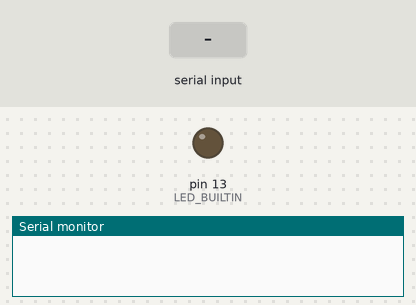
Simulated run of this sketch. Board: Arduino Uno, built with avr-gcc and run on an emulated ATmega328P. Shown: output pins drawn as LEDs (lit = HIGH), the last lines printed to the serial monitor. The inputs (shaded band) are chosen by the test bench.

Above: at 1.2 s.
1.3 s: "POWER\n" received over Serial
At 1.87 s:
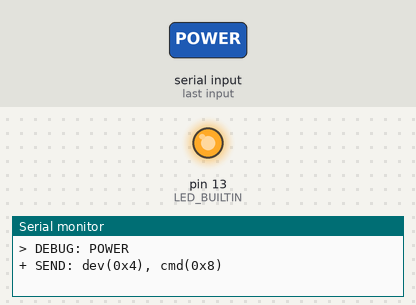
4.3 s: "CH_UP\n" received over Serial
7.3 s: "CH_DN\n" received over Serial
Timing chart, 0 to 10.3 s (numbered marks = the images above; inputs shaded):
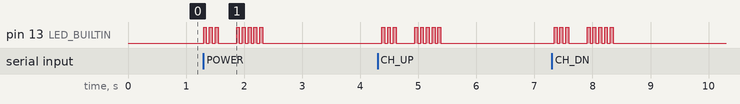

The sketch:

arduino.ino
```cpp
#include <Arduino.h>
#include <IRremote.h>

// Pin connected to the IR Transmitter for Signalling
const int IRTMIT_PIN = 3;

// NEC Transmission Protocol is used in this code
// Address and Commands are specific to the TV I used in this project. If used
// on any other type of TV, the necessary codes would need to be identified.

// Device Address
const uint16_t DEV_ADDRESS = 0x4;

// List of Commands
const uint8_t CMD_POWER = 0x8;
const uint8_t CMD_CH_UP = 0x0;
const uint8_t CMD_CH_DN = 0x1;
const uint8_t CMD_VL_UP = 0x2;
const uint8_t CMD_VL_DN = 0x3;
const uint8_t CMD_MUTE = 0x9;

const uint8_t CMD_MENU_L = 0x7;
const uint8_t CMD_MENU_R = 0x6;
const uint8_t CMD_MENU_U = 0x40;
const uint8_t CMD_MENU_D = 0x41;
const uint8_t CMD_MENU_OK = 0x44;

const uint8_t CMD_NAV_HOME = 0x92;
const uint8_t CMD_NAV_SRC = 0xB;
const uint8_t CMD_NAV_BACK = 0x47;
const uint8_t CMD_NAV_SUB = 0x43;

// Blink Function
// Uses LED flashes to visually debug the device
void blink(int q = 1)
{
  for (int i=0; i<q; i++)
  {
    digitalWrite(LED_BUILTIN, HIGH);
    delay(50);
    digitalWrite(LED_BUILTIN, LOW);
    delay(50);
  }

  // Ensures a short delay between each of the signal pulses
  delay(200);
}

// Consolidating all the code for sending IR commands
void sendIrSignal(uint8_t code)
{
  // Debug output, used to verify what commands are being sent
  Serial.print("+ SEND: dev(0x");
  Serial.print(DEV_ADDRESS, HEX);
  Serial.print("), cmd(0x");
  Serial.print(code, HEX);
  Serial.println(")");

  IrSender.sendNEC(DEV_ADDRESS, code, 0);

  // Any time a command is successfully identified and sent, the LED blinks 5 times
  blink(5);
}

void setup()
{
  pinMode(LED_BUILTIN, OUTPUT);

  Serial.begin(115200);
  Serial.println();
  IrSender.begin(IRTMIT_PIN, ENABLE_LED_FEEDBACK);
}

void loop()
{
  if (Serial.available())
  {
    // When any Serial input is detected, the LED flashes three times
    // If the LED only flashes three times, and the following five are not detected, the
    // command was received by the Arduino, but not sent to the IR Transmitter
    blink(3);

    // Sanatizes the command received from the Serial channel
    String input = Serial.readStringUntil('\n');
    input.toUpperCase();
    input.replace("\n\n","\n");
    input.replace("\r","");

    Serial.print("> DEBUG: ");
    Serial.println(input);

    // Okay, really this should've been a much cleaner structure, but it works. If anyone
    // else decides to use this, implement something cleaner.
    //
    // "Don't do what Donny Don't does"
    if (input == "POWER")
    {
      sendIrSignal(CMD_POWER);
    }
    else if (input == "CH_UP")
    {
      sendIrSignal(CMD_CH_UP);
    }
    else if (input == "CH_DN")
    {
      sendIrSignal(CMD_CH_DN);
    }
    else if (input == "VL_UP")
    {
      sendIrSignal(CMD_VL_UP);
    }
    else if (input == "VL_DN")
    {
      sendIrSignal(CMD_VL_DN);
    }
    else if (input == "MUTE")
    {
      sendIrSignal(CMD_MUTE);
    }
    else if (input == "MENU_L")
    {
      sendIrSignal(CMD_MENU_L);
    }
    else if (input == "MENU_R")
    {
      sendIrSignal(CMD_MENU_R);
    }
    else if (input == "MENU_U")
    {
      sendIrSignal(CMD_MENU_U);
    }
    else if (input == "MENU_D")
    {
      sendIrSignal(CMD_MENU_D);
    }
    else if (input == "NAV_HOME")
    {
      sendIrSignal(CMD_NAV_HOME);
    }
    else if (input == "NAV_SRC")
    {
      sendIrSignal(CMD_NAV_SRC);
    }
    else if (input == "NAV_BACK")
    {
      sendIrSignal(CMD_NAV_BACK);
    }
    else if (input == "NAV_SUB")
    {
      sendIrSignal(CMD_NAV_SUB);
    }
    else if (input == "MENU_OK")
    {
      sendIrSignal(CMD_MENU_OK);
    }
    else
    {
      Serial.print("- NSEND: ");
      Serial.println(input);
    }

    // Flushes the Serial buffer, awaiting the next command
    Serial.flush();
  }
  delay(100);
}
```
